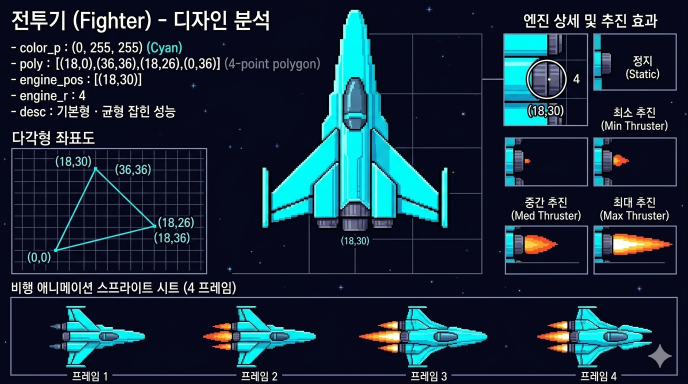
#> input picture 전투기.png, 1376 x 768 px (shown at 1/2 size)
$ python extract_frames.py
#> lines starting #> are read from the running program, lines starting #| are printed output that depends on the picture; after the words box and inside, x2 and y2 are one past the last pixel; in counts of white or black regions, pixels touching at a corner belong together
import cv2
import numpy as np
import os
import glob

def load_image_unicode(path):
#> called with path = '전투기.png'
    stream = open(path, 'rb')
    bytes = bytearray(stream.read())
    numpyarray = np.asarray(bytes, dtype=np.uint8)
    return cv2.imdecode(numpyarray, cv2.IMREAD_UNCHANGED)
#> returned value is the input picture: shape (768, 1376, 3); mean B, G, R 59.1, 43, 23.1

def save_image_unicode(path, img):
    ext = os.path.splitext(path)[1]
    result, n = cv2.imencode(ext, img)
    if result:
        with open(path, mode='wb') as f:
            n.tofile(f)

ships = ["전투기.png", "순양함.png", "스텔스.png", "드레드노트.png", "심해함.png", "팬텀.png"]

os.makedirs('assets_frames', exist_ok=True)

for ship in ships:
    if not os.path.exists(ship):
        continue
    img = load_image_unicode(ship)
    if img is None: continue
    h, w = img.shape[:2]
#> h = 768; w = 1376
    crop_y = int(h * 0.75)
#> crop_y = 576
    bottom = img[crop_y:, :]

    gray = cv2.cvtColor(bottom, cv2.COLOR_BGRA2GRAY) if img.shape[2] == 4 else cv2.cvtColor(bottom, cv2.COLOR_BGR2GRAY)
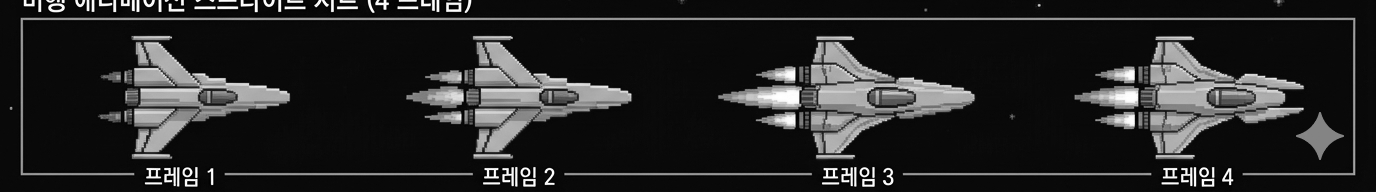
#> gray: shape (192, 1376); min 0, max 255, mean 38.1
    _, thresh = cv2.threshold(gray, 30, 255, cv2.THRESH_BINARY)
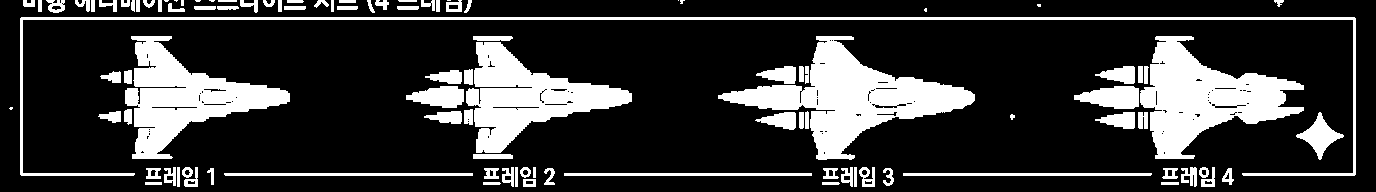
#> thresh: shape (192, 1376); 21.7% white; 104 white regions (11 under 20 px)
    contours, _ = cv2.findContours(thresh, cv2.RETR_EXTERNAL, cv2.CHAIN_APPROX_SIMPLE)
#> contours = 104 contours, 14 with area under 20; largest, box (x1, y1, x2, y2) and area: (718, 36, 975, 160) 10862, (1140, 36, 1304, 159) 9541, (125, 36, 290, 159) 8206, (466, 42, 632, 153) 7912, (20, 17, 1356, 176) 3739

    boxes = []
    for c in contours:
        cx, cy, cw, ch = cv2.boundingRect(c)
        if cw > 50 and ch > 30 and cw < w//2:
            boxes.append((cx, cy, cw, ch))
#> this loop made 104 passes
#> (cx, cy, cw, ch) on passes 2, 3, 6, 8, 9, 10, 11, 12, 13, 14, 15, 16: (822, 182, 18, 3), (483, 182, 18, 3), (903, 173, 249, 3), (224, 173, 249, 3), (1222, 168, 12, 17), (1162, 168, 16, 11), (883, 168, 11, 18), (823, 168, 16, 11), (544, 168, 11, 17), (484, 168, 15, 11), (207, 168, 7, 17), (146, 168, 15, 11)
#> (c, cx, cy, cw, ch) on passes 1, 4, 5, 7, 21, 23: ([[1161, 182], [1161, 184], [1178, 184], [1178, 182]], 1161, 182, 18, 3), ([[145, 182], [145, 184], [161, 184], [161, 182]], 145, 182, 17, 3), ([[523, 179], [523, 186], [535, 186], [535, 179]], 523, 179, 13, 8), ([[564, 173], [564, 175], [811, 175], [811, 173]], 564, 173, 248, 3), ([[854, 167], [854, 186], [856, 186], [856, 167]], 854, 167, 3, 20), ([[533, 167], [533, 177], [535, 177], [535, 167]], 533, 167, 3, 11)
#> after the loop, boxes = [(466, 42, 166, 111), (1140, 36, 164, 123), (718, 36, 257, 124), (125, 36, 165, 123)]
    boxes.sort(key=lambda b: b[0])

    if len(boxes) < 4:
        continue

    boxes = boxes[-4:]
#> boxes = [(125, 36, 165, 123), (466, 42, 166, 111), (718, 36, 257, 124), (1140, 36, 164, 123)]

    max_h = max(b[3] for b in boxes)
#> max_h = 124
    max_w = max(b[2] for b in boxes)
#> max_w = 257
    sz = max(max_w, max_h) + 20
#> sz = 277
    if sz % 2 != 0: sz += 1
#> sz = 278

    ship_name = os.path.splitext(ship)[0]

    for i, (bx, by, bw, bh) in enumerate(boxes):
        nose_x = bx + bw
        cy = by + bh // 2

        canvas = np.zeros((sz, sz, 4), dtype=np.uint8)

        src_x1 = nose_x - sz + 10
        src_x2 = nose_x + 10
        src_y1 = cy - sz // 2
        src_y2 = cy + sz // 2

        dst_x1 = 0
        dst_x2 = sz
        dst_y1 = 0
        dst_y2 = sz

        if src_x1 < 0:
            dst_x1 -= src_x1
            src_x1 = 0
        if src_y1 < 0:
            dst_y1 -= src_y1
            src_y1 = 0
        if src_x2 > bottom.shape[1]:
            dst_x2 -= (src_x2 - bottom.shape[1])
            src_x2 = bottom.shape[1]
        if src_y2 > bottom.shape[0]:
            dst_y2 -= (src_y2 - bottom.shape[0])
            src_y2 = bottom.shape[0]

        region = bottom[src_y1:src_y2, src_x1:src_x2]
        if region.shape[2] == 3:
            region = cv2.cvtColor(region, cv2.COLOR_BGR2BGRA)
        canvas[dst_y1:dst_y2, dst_x1:dst_x2] = region

        canvas_rot = cv2.rotate(canvas, cv2.ROTATE_90_COUNTERCLOCKWISE)

        bg_col = bottom[0,0]
        diff = np.abs(canvas_rot[:, :, :3].astype(np.int32) - bg_col[:3].astype(np.int32))
        mask = np.all(diff < 20, axis=2)
        canvas_rot[mask, 3] = 0

        # Trim transparent edges to make image compact?
        # No, keeping size uniform is good for animation alignment.
        # However, the canvas is sz x sz (around 200x200).
        # The game expects 36x36 or 72x72. We'll resize in pygame.
        out_path = f"assets_frames/{ship_name}_{i}.png"
        save_image_unicode(out_path, canvas_rot)
#> this loop made 4 passes
#> (bx, by, bw, bh, nose_x, cy) on passes 1 to 4: (125, 36, 165, 123, 290, 97), (466, 42, 166, 111, 632, 97), (718, 36, 257, 124, 975, 98), (1140, 36, 164, 123, 1304, 97)
#> pass 1, `canvas_rot = cv2.rotate(canvas, cv2.ROTATE_90_COUNTERCLOCKWISE)`:
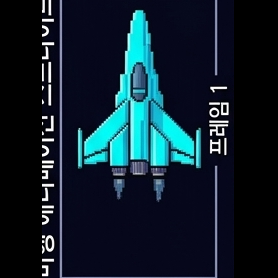
#> canvas_rot: shape (278, 278, 4); mean of channels 0, 1, 2, 3 44.2, 32.4, 14.7, 176.1; drawn as B, G, R
#> pass 1, `diff = np.abs(canvas_rot[:, :, :3].astype(np.int32) - bg_col[:3].astyp..`:
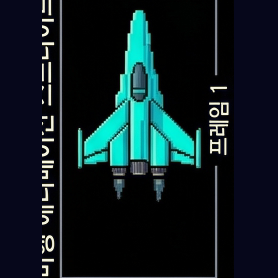
#> diff: shape (278, 278, 3) int32; mean of channels 0, 1, 2 35.3, 30.3, 13.4; drawn as B, G, R
#> after the loop:
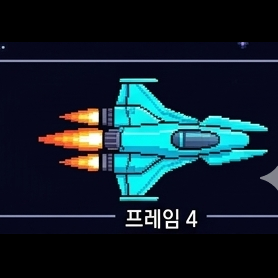
#> canvas: shape (278, 278, 4); mean B, G, R, A 45.2, 34.9, 17.9, 176.1
#> after the loop:
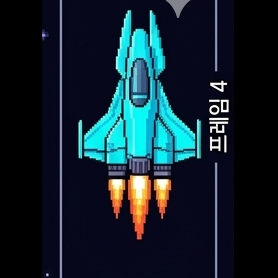
#> canvas_rot: shape (278, 278, 4); mean B, G, R, A 45.2, 34.9, 17.9, 50.7
#> after the loop:
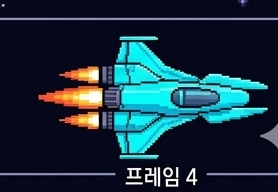
#> region: shape (192, 278, 4); mean B, G, R, A 65.4, 50.5, 25.9, 255

    print(f"Processed {ship_name}")
#> pass 2 of the loop `for ship in ships:`:
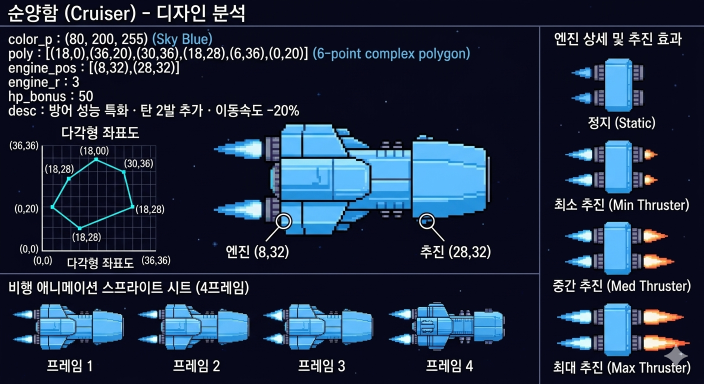
#> input picture 순양함.png, 1408 x 768 px (shown at 1/2 size)
#> in load_image_unicode, returned value is the input picture: shape (768, 1408, 3); mean B, G, R 65.9, 44.5, 31.8
#> bottom: shape (192, 1408, 3)
#> gray: shape (192, 1408)
#> `_, thresh = cv2.threshold(gray, 30, 255, cv2.THRESH_BINARY)`:
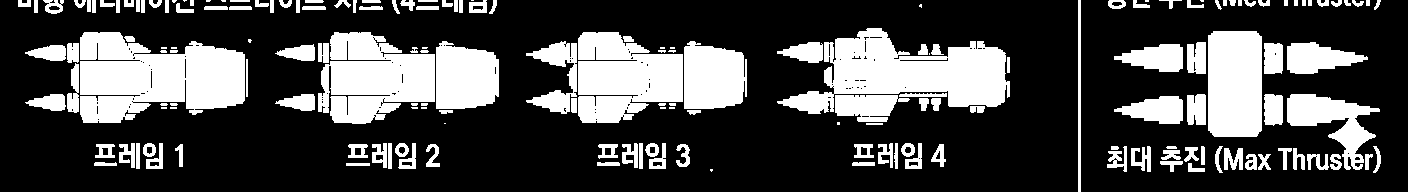
#> thresh: shape (192, 1408); 28.4% white; 180 white regions (28 under 20 px)
#> contours = 180 contours, 49 with area under 20; largest, box (x1, y1, x2, y2) and area: (80, 32, 245, 123) 10395, (777, 28, 1010, 114) 9811, (318, 32, 435, 124) 7172, (578, 32, 683, 123) 6859, (1208, 31, 1262, 137) 5494
#> the loop `for c in contours:` made 180 passes
#> (cx, cy, cw, ch) on passes 1, 2, 4: (710, 169, 3, 3), (1188, 163, 17, 9), (852, 162, 23, 4)
#> after the loop `for c in contours:`: boxes = [(1287, 94, 93, 76), (1287, 42, 81, 32), (684, 41, 63, 68), (526, 41, 51, 73), (436, 41, 63, 68), (578, 32, 105, 91), (318, 32, 117, 92), (80, 32, 165, 91), (1208, 31, 54, 106), (777, 28, 233, 86)]
#> `boxes = boxes[-4:]`: boxes = [(777, 28, 233, 86), (1208, 31, 54, 106), (1287, 94, 93, 76), (1287, 42, 81, 32)]
#> max_h = 106
#> max_w = 233
#> `sz = max(max_w, max_h) + 20`: sz = 253
#> `if sz % 2 != 0: sz += 1`: sz = 254
#> the loop `for i, (bx, by, bw, bh) in enumerate(boxes):` made 4 passes
#> (bx, by, bw, bh, nose_x, cy) on passes 1 to 4: (777, 28, 233, 86, 1010, 71), (1208, 31, 54, 106, 1262, 84), (1287, 94, 93, 76, 1380, 132), (1287, 42, 81, 32, 1368, 58)
#> after the loop `for i, (bx, by, bw, bh) in enumerate(boxes):`:
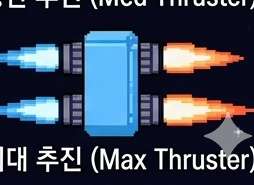
#> region: shape (185, 254, 4); mean B, G, R, A 86.4, 68.8, 58.8, 255
#> pass 3 of the loop `for ship in ships:`:
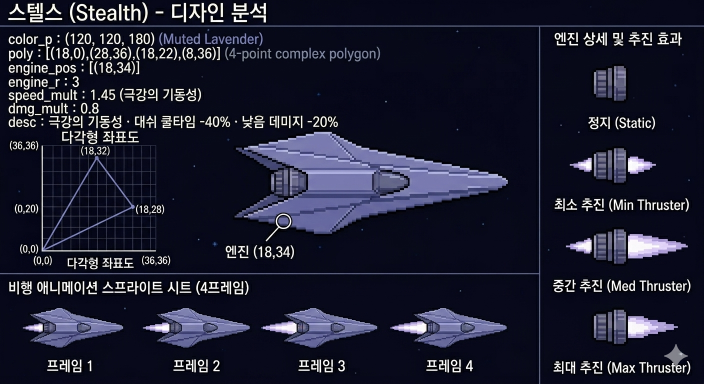
#> input picture 스텔스.png, 1408 x 768 px (shown at 1/2 size)
#> in load_image_unicode, returned value is the input picture: shape (768, 1408, 3); mean B, G, R 49.1, 31.1, 29.8
#> `_, thresh = cv2.threshold(gray, 30, 255, cv2.THRESH_BINARY)`:
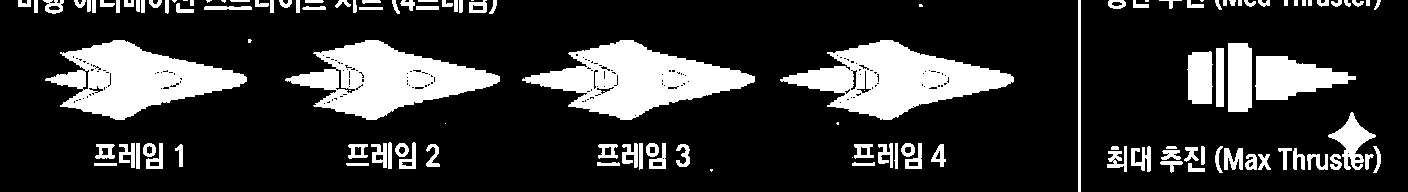
#> thresh: shape (192, 1408); 19.8% white; 128 white regions (15 under 20 px)
#> contours = 126 contours, 24 with area under 20; largest, box (x1, y1, x2, y2) and area: (780, 40, 1014, 120) 9098, (522, 40, 755, 120) 9082, (285, 40, 500, 120) 8584, (45, 40, 247, 120) 8325, (1255, 56, 1356, 100) 2669
#> the loop `for c in contours:` made 126 passes
#> (cx, cy, cw, ch) on passes 1, 2, 3, 5, 6, 7, 8, 9: (710, 169, 3, 3), (1188, 163, 17, 9), (346, 163, 23, 3), (852, 162, 23, 4), (597, 162, 23, 4), (1160, 161, 23, 12), (852, 157, 1, 1), (1365, 154, 9, 16)
#> the loop `for i, (bx, by, bw, bh) in enumerate(boxes):` made 4 passes
#> (bx, by, bw, bh) on passes 1 to 4: (285, 40, 215, 80), (522, 40, 233, 80), (780, 40, 234, 80), (1255, 56, 101, 44)
#> after the loop `for i, (bx, by, bw, bh) in enumerate(boxes):`:
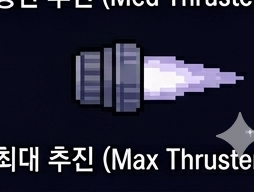
#> region: shape (192, 254, 4); mean B, G, R, A 54.7, 38.1, 37.7, 255
#> the loop made 6 passes; the first 3 are shown
